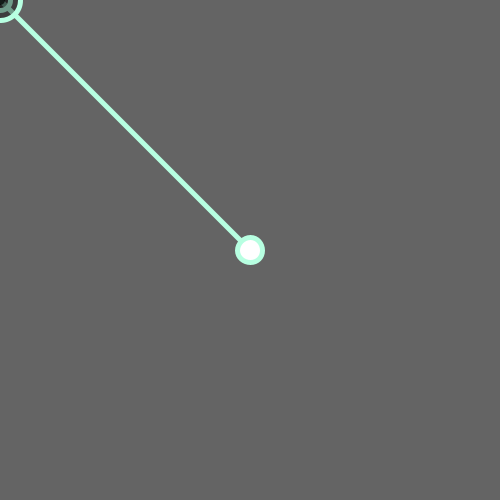
Frame 1 (no input)
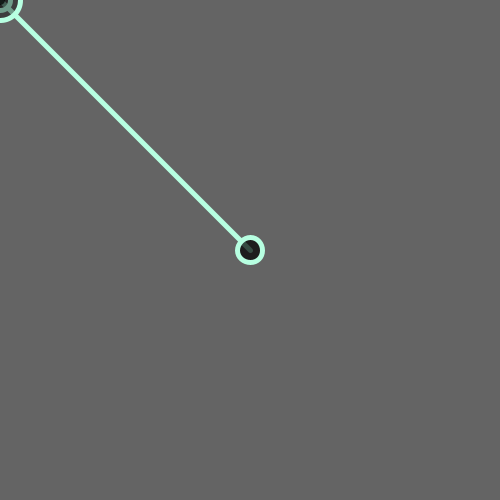
Frame 60 (the mouse pressed at the canvas centre just before this capture)
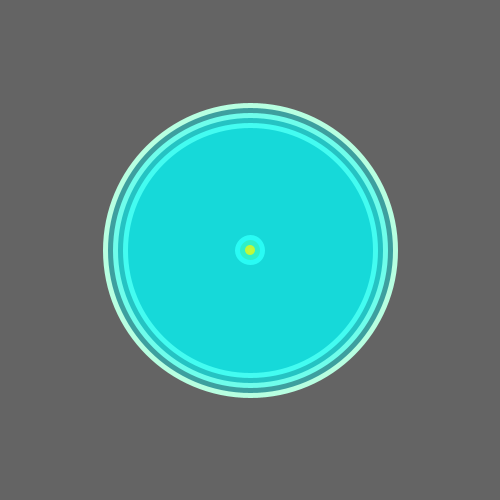
Frame 120 (the mouse held since frame 60 and released just before this capture)

The Processing sketch that drew these frames (run headless with seeded random() and noise(); from frame 60 on, the mouse is pressed at the canvas centre):

// Processing sketch: flovizs05e00
// ── flovizs05e00.pde
void setup() {
  size(500, 500);
}

void linea(int x, int y) {
  noCursor();
  
   //linea
  stroke(#B7FFE1);
  strokeWeight(5);
  line(x, y, 250, 250);
  
  //Elipse chica
  
  ellipse(250, 250, 25, 25);
}

void chica(int x, int y){
  //Elipse estática
  fill(x, y, 0, 180);
  noStroke();
  ellipse(mouseX, mouseY, 10, 10);
}

void elipses(int x, int y){
  //relleno elipses grandes
  fill(0, mouseX, mouseY, 100);
  //3 elipses grandes
  ellipse(x, y, x, y);
  ellipse(x, y, x+20, y+20);
  ellipse(x, y, x+40, y+40);
}

void draw(){
  background(100);
  linea(mouseX, mouseY);
  elipses(mouseX, mouseY);
  chica(mouseX, mouseY);
  
  
}
